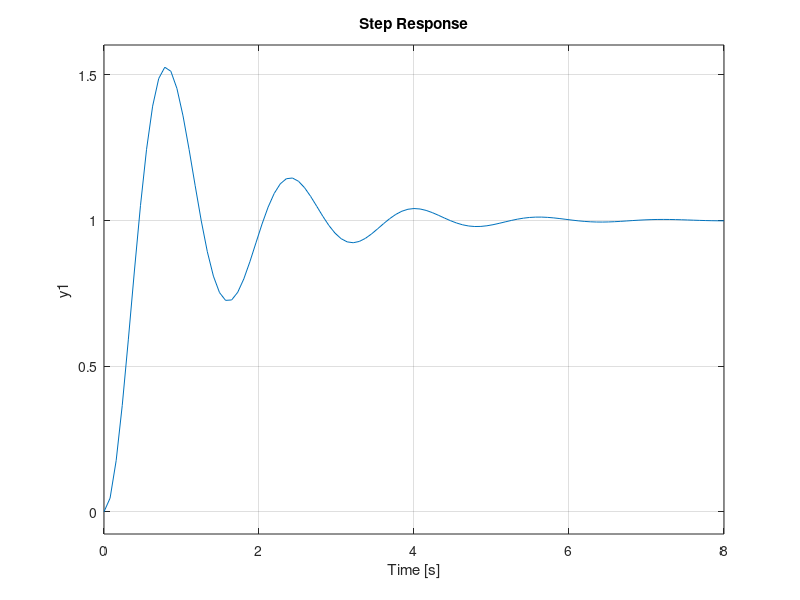

Here is the MATLAB script that generated this plot:
% plant is a variable used to represent G(s)
% feed is a variable used to represent H(s)
close all
clear all
clc
s=tf('s')
plant = 16/(s^2 + 1.6*s);
feed = 1; 
sys=feedback(plant*feed,1)
step(sys)